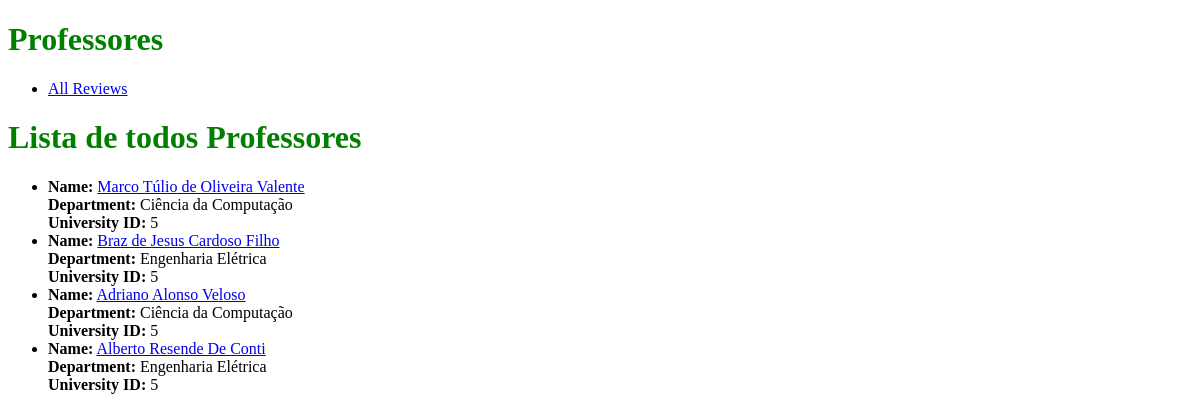
The page /universities/all_professors/ (signed in) on the database as committed earlier.
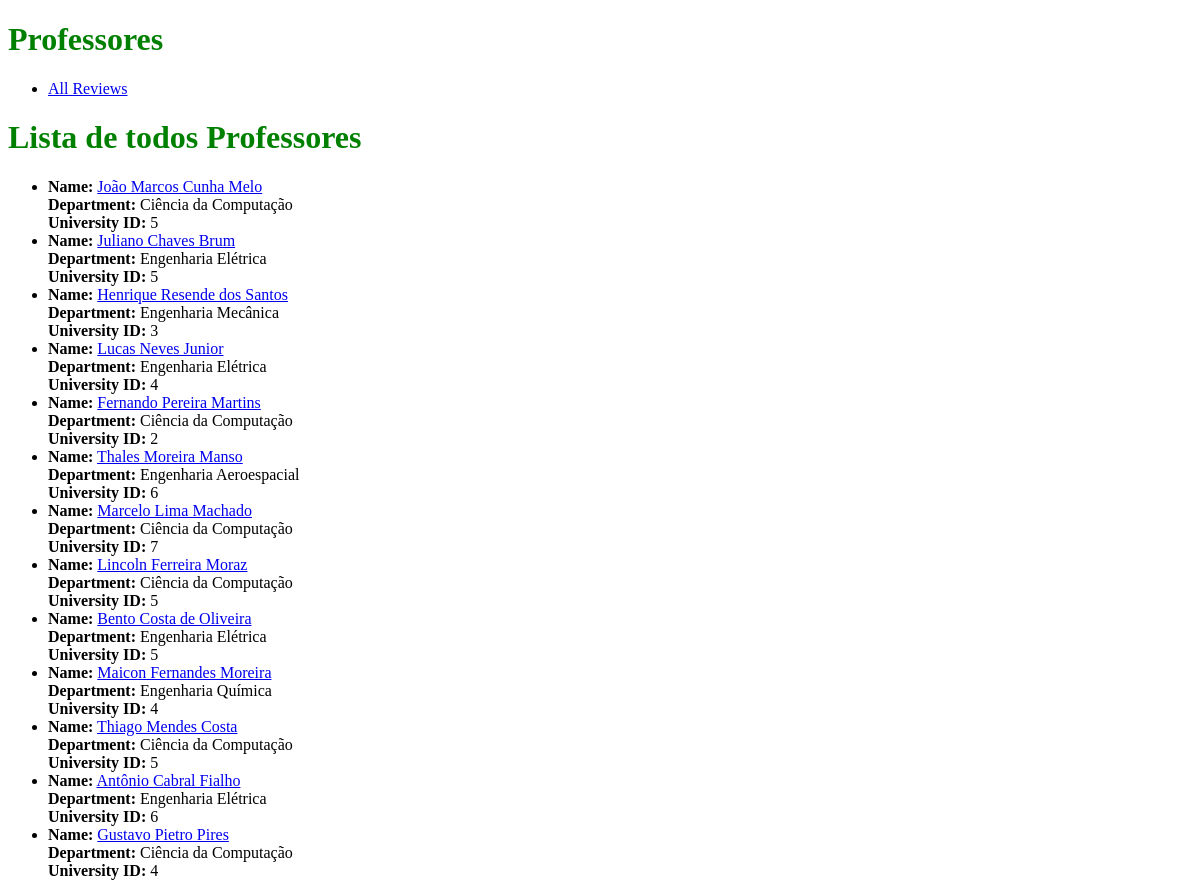
The same page on the database as committed later.
### universities/models.py (models this page shows, shortened)
class Professor(models.Model):
    name = models.CharField(max_length=255, null=False)
    departamento = models.CharField(max_length=255, null=False, default="Ciência da Computação")
    universidade = models.ForeignKey('Universidade', on_delete=models.CASCADE, null=True, blank=True)

### universities/views.py (the view)
# urls.py: path("all_professors/", views.all_professors, name="all_professors"),
@login_required
def all_professors(request):
    Professors = Professor.objects.all()
    return render(request, "universities/all_professors.html", context={"professors": Professors})

### universities/templates/universities/all_professors.html (shortened to what this page needs)
{% load static %}
<!DOCTYPE html>
<html lang="en">
<head>
    <link rel="stylesheet" href="{% static 'universities/example.css' %}">
</head>
<body>
    <header>
        <h1>Professores</h1>
        <nav>
            <ul>
                <li><a href="{% url 'reviews:all_reviews' %}">All Reviews</a></li>
            </ul>
        </nav>
    </header>
    <h1>Lista de todos Professores</h1>
    <ul>
        {% for professor in professors %}
            <li>
                <strong>Name:</strong> <a href="{% url 'reviews:professor_reviews' professor.id %}">{{ professor.name }}</a><br>
                <strong>Department:</strong> {{ professor.departamento }}<br>
                <strong>University ID:</strong> {{ professor.universidade_id }}<br>
            </li>
        {% empty %}
            <li>No professors found.</li>
        {% endfor %}
</body>
</html>

### universities/static/universities/example.css (style rules this page uses)
h1 { color: green }

Rows that differ between the two databases and show on the page:
removed Professor: name "Marco Túlio de Oliveira Valente", departamento "Ciência da Computação", universidade_id "5"
removed Professor: name "Braz de Jesus Cardoso Filho", departamento "Engenharia Elétrica", universidade_id "5"
removed Professor: name "Adriano Alonso Veloso", departamento "Ciência da Computação", universidade_id "5"
removed Professor: name "Alberto Resende De Conti", departamento "Engenharia Elétrica", universidade_id "5"
added Professor: name "João Marcos Cunha Melo", departamento "Ciência da Computação", universidade_id "5"
added Professor: name "Juliano Chaves Brum", departamento "Engenharia Elétrica", universidade_id "5"
added Professor: name "Henrique Resende dos Santos", departamento "Engenharia Mecânica", universidade_id "3"
added Professor: name "Lucas Neves Junior", departamento "Engenharia Elétrica", universidade_id "4"
added Professor: name "Fernando Pereira Martins", departamento "Ciência da Computação", universidade_id "2"
added Professor: name "Thales Moreira Manso", departamento "Engenharia Aeroespacial", universidade_id "6"
added Professor: name "Marcelo Lima Machado", departamento "Ciência da Computação", universidade_id "7"
added Professor: name "Lincoln Ferreira Moraz", departamento "Ciência da Computação", universidade_id "5"
added Professor: name "Bento Costa de Oliveira", departamento "Engenharia Elétrica", universidade_id "5"
added Professor: name "Maicon Fernandes Moreira", departamento "Engenharia Química", universidade_id "4"
added Professor: name "Thiago Mendes Costa", departamento "Ciência da Computação", universidade_id "5"
added Professor: name "Antônio Cabral Fialho", departamento "Engenharia Elétrica", universidade_id "6"
added Professor: name "Gustavo Pietro Pires", departamento "Ciência da Computação", universidade_id "4"
